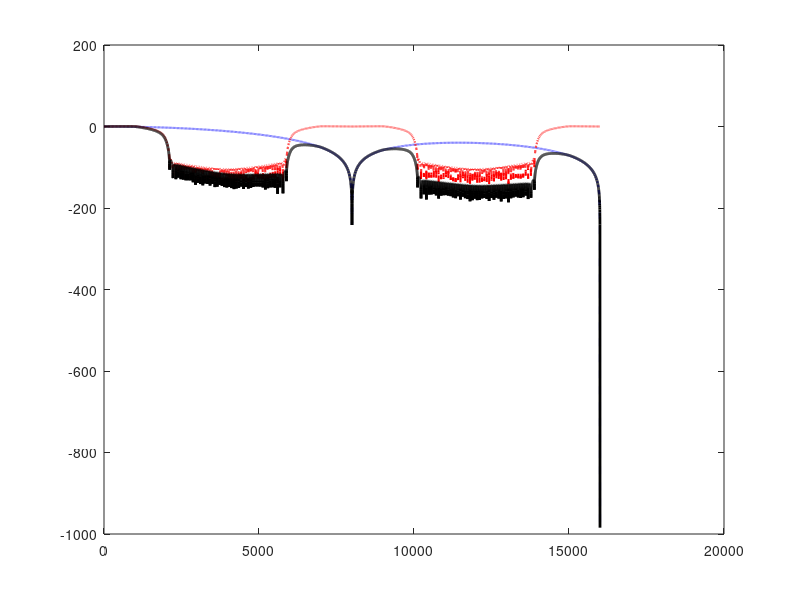

Source code (MATLAB): (Note: this script raises an error after producing the figure.)
% =========================================================================
% Items 8 & 9: Final Decimation Filter Frequency Response
% =========================================================================
clear; clc; close all;

%% 1. Parameters
f_s = 512000;         % High-speed modulator clock
f_out = 2000;         % Final Nyquist rate
f_pass = 1000;        % Baseband limit
R = 64; K = 3;        % CIC parameters

% Frequency vector (0 to 16 kHz to show the first few CIC nulls)
f = linspace(0.1, 16000, 10000); 

%% 2. CIC Magnitude Response
% Theoretical CIC response: H(f) = [sin(pi*f*R/fs) / sin(pi*f/fs)]^K / R^K
H_cic = (sin(pi * f * R / f_s) ./ sin(pi * f / f_s)).^K / (R^K);
H_cic_db = 20 * log10(abs(H_cic));

%% 3. FIR Magnitude Response
% Design the inverse-SINC compensation filter exactly as done in the generator script
f_out_cic = f_s / R;  
f_nyquist = f_out_cic / 2; 
F_pass = 1000;        
F_stop = 2000;        

f_vec = [0, F_pass];
H_cic_droop = (sin(pi * f_vec * R / f_s) ./ (R * sin(pi * f_vec / f_s))).^K;
H_cic_droop(1) = 1; 
H_inv = 1 ./ H_cic_droop; 

f_bands = [0, F_pass, F_stop, f_nyquist] / f_nyquist;
a_bands = [H_inv(1), H_inv(2), 0, 0];

% Generate the coefficients using stable fir2
comp_coeffs = fir2(100, f_bands, a_bands);

% Evaluate the frequency response
[H_fir_base, w_fir] = freqz(comp_coeffs, 1, 4096, f_s/R);

% Map the FIR response to our continuous f vector (repeating every 8 kHz)
f_mod = mod(f, f_s/R);
f_mod(f_mod > (f_s/R)/2) = (f_s/R) - f_mod(f_mod > (f_s/R)/2); % Fold around Nyquist
H_fir = interp1(w_fir, abs(H_fir_base), f_mod, 'linear', 'extrap');
H_fir_db = 20 * log10(H_fir);

%% 4. Combined System Response
H_total_db = H_cic_db + H_fir_db;

%% 5. Metric Extraction (Droop & Stopband)
idx_1kHz = find(f >= 1000, 1);
droop_1kHz = H_total_db(idx_1kHz);

idx_4kHz = find(f >= 4000, 1);
stopband_att = H_total_db(idx_4kHz);

fprintf('\n=== Filter Chain Specifications ===\n');
fprintf('Combined Passband Droop at 1 kHz: %.2f dB\n', droop_1kHz);
fprintf('Stopband Attenuation at 4 kHz:   %.2f dB\n', stopband_att);

%% 6. Plotting
figure('Position', [100, 100, 800, 500]);
plot(f, H_cic_db, 'b--', 'LineWidth', 1.5); hold on;
plot(f, H_fir_db, 'r--', 'LineWidth', 1.5);
plot(f, H_total_db, 'k', 'LineWidth', 2);

% Markers
xline(1000, 'g:', 'LineWidth', 1.5, 'Label', '1 kHz Passband');
xline(4000, 'm:', 'LineWidth', 1.5, 'Label', '4 kHz Alias Limit');
plot(1000, droop_1kHz, 'ko', 'MarkerFaceColor', 'y', 'MarkerSize', 8);

grid on;
axis([0 16000 -120 10]);
title('Total Decimation Filter Frequency Response');
xlabel('Frequency (Hz)');
ylabel('Magnitude (dB)');
legend('CIC (SINC^3) Only', 'FIR Compensation Only', 'Combined Response', 'Location', 'Southwest');
